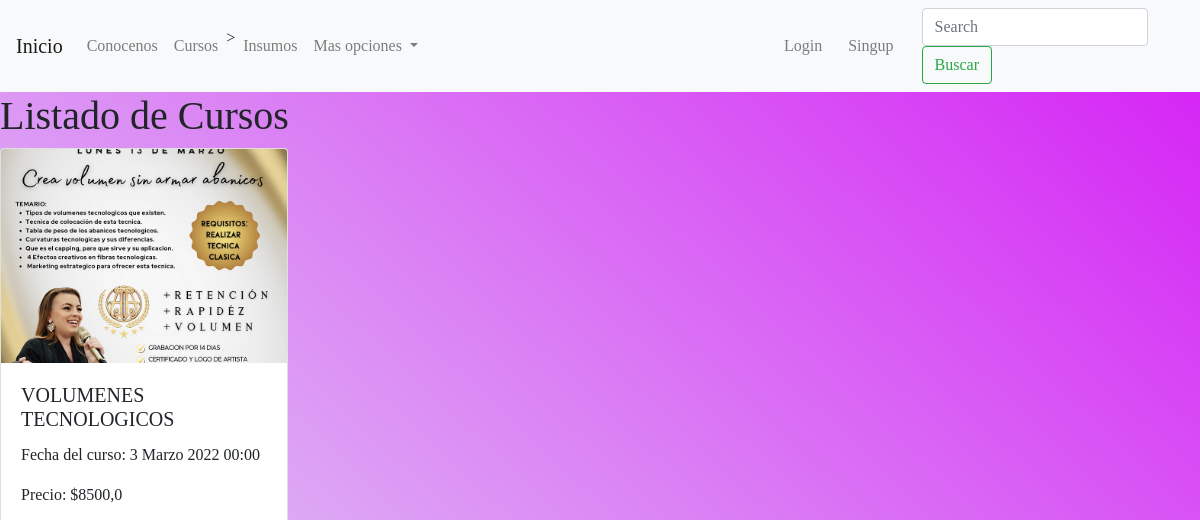
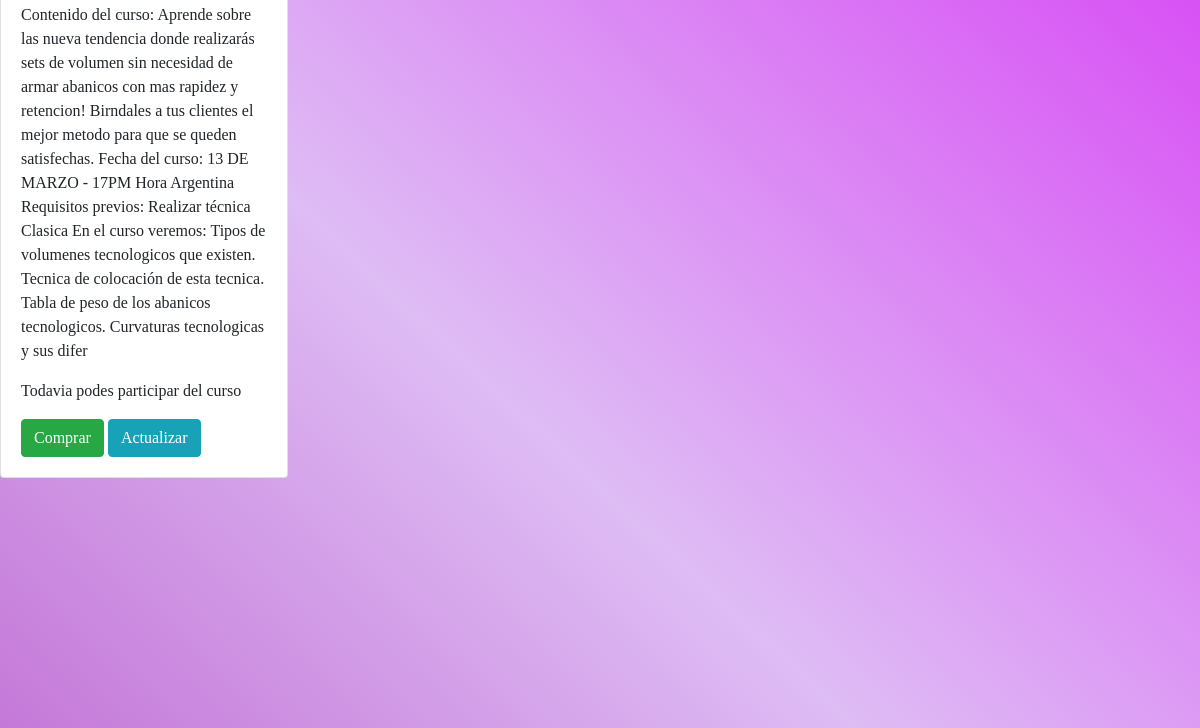
The page /workshops/list-workshops/ (upper part) on the database as committed earlier (2 pictures, top to bottom).
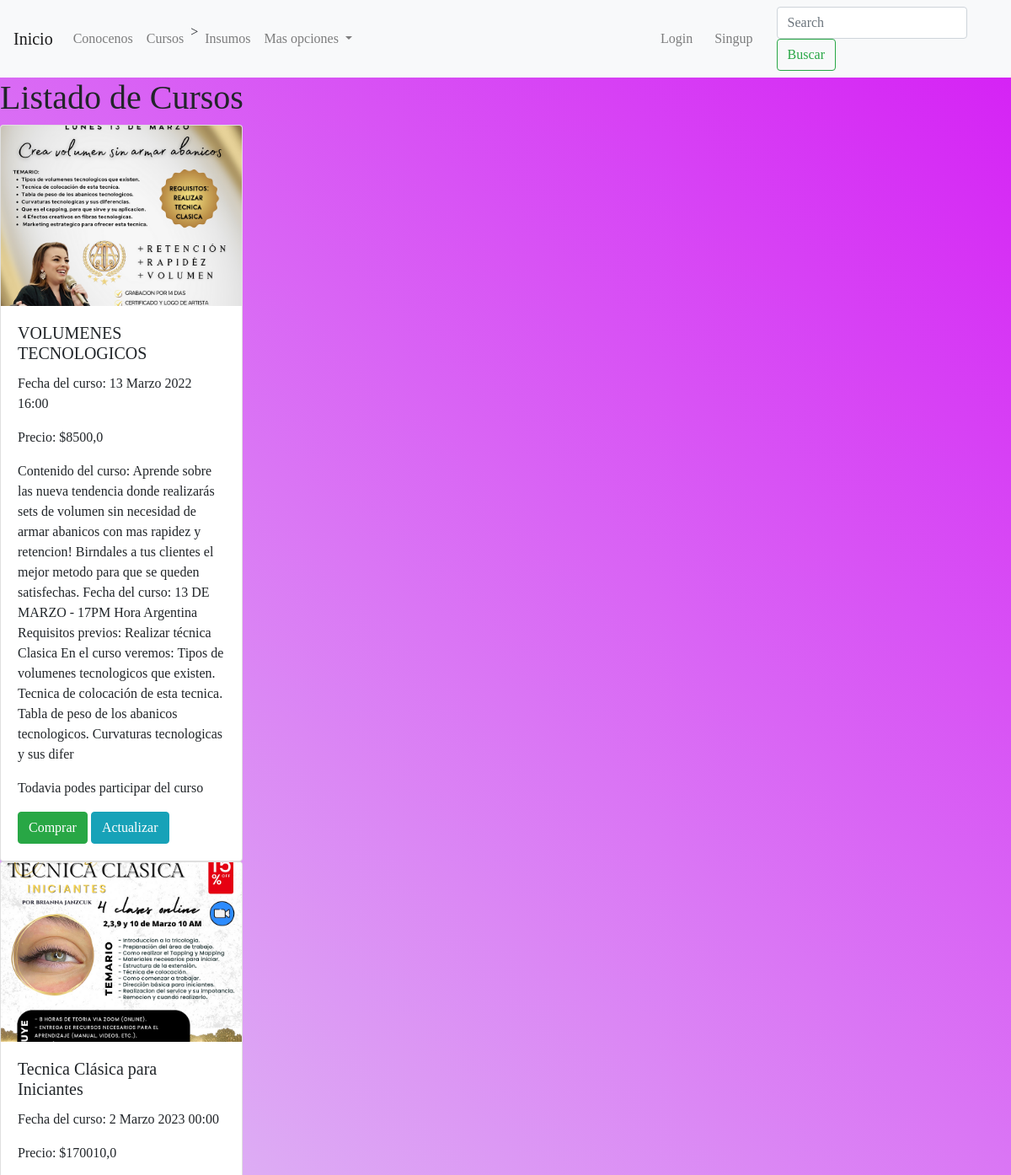
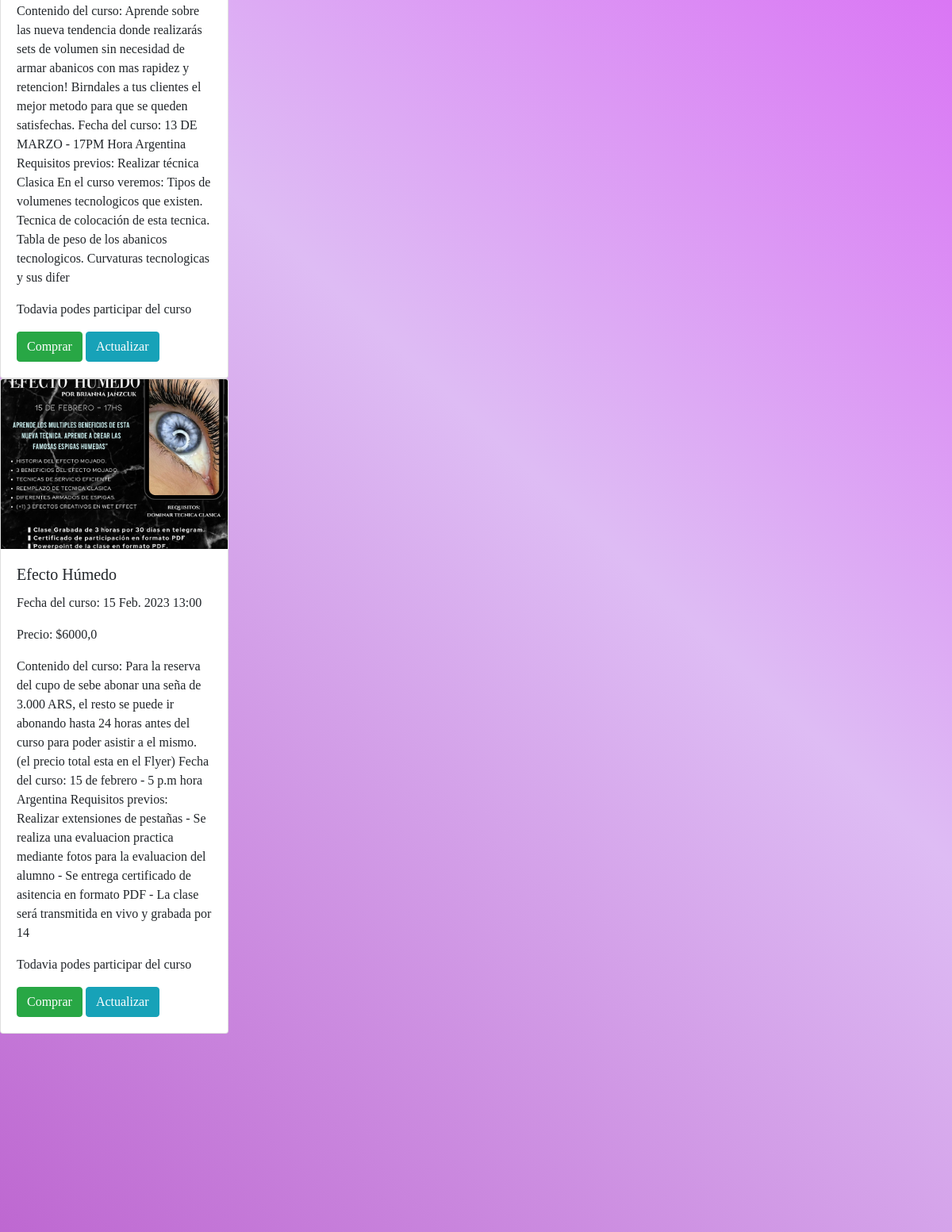
The same page on the database as committed later (2 pictures, top to bottom).
### workshops/models.py (models this page shows, shortened)
class Workshops(models.Model):
    name = models.CharField(max_length=100)
    date = models.DateTimeField()
    current = models.BooleanField()
    price = models.FloatField()
    workshop_image = models.ImageField(upload_to= 'workshops_images',blank=True, null=True)
    description = models.CharField(max_length=500)

### workshops/views.py (the view)
# urls.py: path('list-workshops/', list_workshops),
def list_workshops(request):
    if 'search' in request.GET:
        search = request.GET['search']
        workshops = Workshops.objects.filter(name__incontains=search)
    else:
        workshops = Workshops.objects.all()
        context = {
            'workshops':workshops,
        }
        return render(request,'workshops/list_workshops.html', context=context)

### templates/workshops/list_workshops.html (shortened to what this page needs)
{% extends 'base.html' %}
{% block content %}
    <h1> Listado de Cursos</h1>
                {% for workshop in workshops %}
                <div class="card" style="width: 18rem;" >
                    <img src= {{workshop.workshop_image.url}} class="card-img-top">
                    <div class="card-body">
                    <h5 class="card-title">{{workshop.name}}</h5>
                    <p class="card-text">Fecha del curso: {{workshop.date}}</p>
                    <p class="card-text">Precio: ${{workshop.price}}</p>
                    <p class="card-text">Contenido del curso: {{workshop.description}}</p>
                    {% if workshop.current == True %}
                        <p>Todavia podes participar del curso</p>
                    {% else %}
                        <p>El curso expiro, proximamente habra nuevas fechas</p>
                    {% endif %}
                    <a href="#" class="btn btn-success">Comprar</a>
                    <a href="/workshops/update-workshops/{{workshop.id}}/" class="btn btn-info">Actualizar</a>
                    </div>
                </div>
                 {% endfor %}
{% endblock %}

### templates/base.html (shortened to what this page needs)
<!DOCTYPE html>
<html lang="en">
<head>
    <link rel="stylesheet" href="https://cdn.jsdelivr.net/npm/bootstrap@4.6.2/dist/css/bootstrap.min.css"
>
</head>
<body>
    <header>
        <nav class="navbar navbar-expand-lg navbar-light bg-light" >
            <a class="navbar-brand" href="/">Inicio</a>
            <div class="collapse navbar-collapse" id="navbarScroll">
                <ul class="navbar-nav mr-auto my-2 my-lg-0 navbar-nav-scroll" style="max-height: 150px;">
                    <li class="nav-item">
                    <a class="nav-link" href='/about/'> Conocenos</a>
                    </li>
                    <li class="nav-item">
                    <a class="nav-link" href="/workshops/list-workshops/">Cursos</a>
                    </li>>
                    <li class="nav-item">
                        <a class="nav-link" href="/supplies/list-supplies/">Insumos</a>
                    </li>
                    <li class="nav-item dropdown">
                        <a class="nav-link dropdown-toggle" href="#" role="button" data-toggle="dropdown" aria-expanded="false">
                            Mas opciones
                        </a>
                    <li class="nav-item" style="margin-right: 350px;">
                    {% if request.user.is_authenticated %}
                        <li class="nav-item">
                            <a class="nav-link" href="/users/logout/">Logout</a>
                        </li>
                        <li class="nav-item dropdown">
                            <a class="nav-link dropdown-toggle" href="/users/update/" role="button" data-toggle="dropdown" aria-expanded="false">
                                {{request.user.username}}
                            </a>
                            <ul class="dropdown-menu">
                                <li><a class="dropdown-item" href="http://127.0.0.1:8000/users/update/"> Actualizar Usuario</a></li>
                                <li><a class="dropdown-item" href="http://127.0.0.1:8000/users/update/profile/">Actualizar Perfil</a></li>
                            </ul>
                        </li>
                       {% if request.user.profile.profile_picture.url != '' %}
                            <img src="{{ request.user.profile.profile_picture.url}}" alt="profile_picture" width="50px" height="50px" style="margin-right: 20px;">
                            <style>
                            *{
                                border-radius: 16px
                            }
                            </style>
                        {% endif %}
                    {% else %}
                    <li class="nav-item" style="margin-right: 10px;">
                        <a class="nav-link" href="/users/login/">Login</a>
                    </li>
                    <li class="nav-item"style="margin-right: 20px;">
                        <a class="nav-link" href="/users/singup/">Singup</a>
                    </li>
                    {% endif %}
                </ul>
                <form class="form-inline my-2 my-lg-0" action="/supplies/list-supplies/" method="GET">
                    <input class="form-control mr-sm-2" type="search" placeholder="Search" aria-label="Search" name="search">
                    <button class="btn btn-outline-success my-2 my-sm-0" type="submit">Buscar</button>
                </form>
            </div>
        </nav>
        </header>
    {% block content %}
    {% endblock %}
</body>
</html>

### templates/base.html (style rules this page uses)
* { box-sizing: border-box; padding: 0; margin: 0; }
body { font-family: 'Playfair Display', serif; display: grid; background-color: #491bd4; background-image: linear-gradient(43deg, #b34bc5 0%, #debcf4 46%, #d51df5 100%); align-content: center; min-height: 100vh; }
body { background-color: rgb(90, 33, 98); }

Rows that differ between the two databases and show on the page:
changed Workshops "VOLUMENES TECNOLOGICOS": date "3 Marzo 2022 00:00" → "13 Marzo 2022 16:00"
added Workshops: workshop_image (picture), name "Tecnica Clásica para Iniciantes", date "2 Marzo 2023 00:00", price "170010,0", description "Aprende sobre las nueva tendencia donde realizarás sets de volumen sin necesidad de armar abanicos con mas rapidez y retencion! Birndales a tus clientes el mejor metodo para que se queden satisfechas. Fecha del curso: 13 DE MARZO - 17PM Hora Argentina Requisitos previos: Realizar técnica Clasica En el curso veremos: Tipos de volumenes tecnologicos que existen. Tecnica de colocación de esta tecnica. Tabla de peso de los abanicos tecnologicos. Curvaturas tecnologicas y sus difer", current "Todavia podes participar del curso"
added Workshops: workshop_image (picture), name "Efecto Húmedo", date "15 Feb. 2023 13:00", price "6000,0", description "Para la reserva del cupo de sebe abonar una seña de 3.000 ARS, el resto se puede ir abonando hasta 24 horas antes del curso para poder asistir a el mismo. (el precio total esta en el Flyer) Fecha del curso: 15 de febrero - 5 p.m hora Argentina Requisitos previos: Realizar extensiones de pestañas - Se realiza una evaluacion practica mediante fotos para la evaluacion del alumno - Se entrega certificado de asitencia en formato PDF - La clase será transmitida en vivo y grabada por 14", current "Todavia podes participar del curso"
